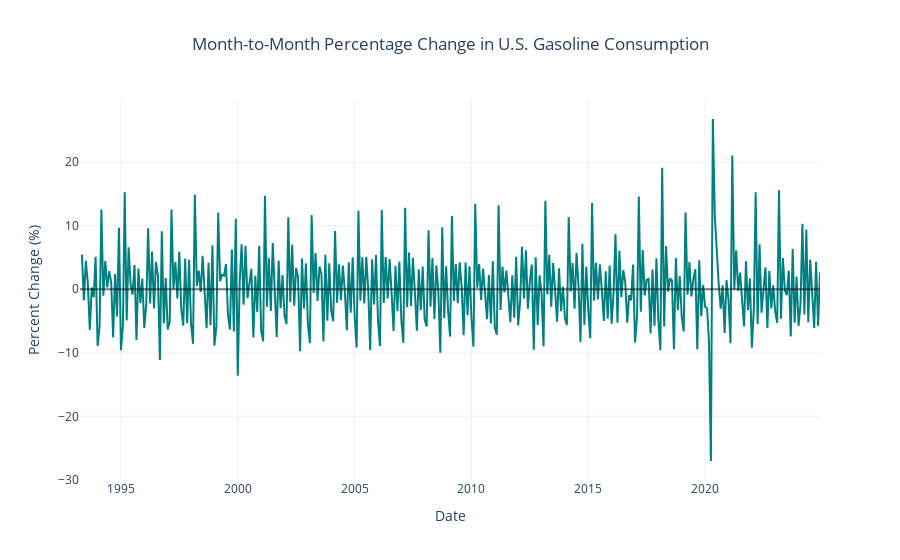

Here is the notebook cell this chart was saved with:
### Code cell
''' Create a line plot to visualize month-to-month percentage changes in gasoline consumption '''

# Create line plot
fig = px.line(
    consumption,
    x="Date",
    y="Monthly_Change_%",
    title="Month-to-Month Percentage Change in U.S. Gasoline Consumption",
    labels={"Monthly_Change_%": "Percent Change (%)"},
)

# Customize appearance
fig.update_traces(line=dict(color="teal", width=2))
fig.update_layout(
    template="plotly_white",
    title_x=0.5,
    hovermode="x unified",
)
# Add horizontal line at y=0
fig.add_hline(y=0, line_color="black", opacity=0.5)

fig.show()

### Figure 1 — Plotly figure (JSON) as saved in the notebook; plotly's stock layout.template omitted (floating-point values rounded to 4 significant figures; data arrays with more than 128 entries replaced by an {"elided": "..."} marker saying what was removed)
{"data": [{"hovertemplate": "Date=%{x}<br>Percent Change (%)=%{y}<extra></extra>", "legendgroup": "", "line": {"color": "teal", "dash": "solid", "width": 2}, "marker": {"symbol": "circle"}, "mode": "lines", "name": "", "orientation": "v", "showlegend": false, "type": "scatter", "x": {"elided": "381 str values"}, "xaxis": "x", "y": {"elided": "381 float values"}, "yaxis": "y"}], "layout": {"hovermode": "x unified", "legend": {"tracegroupgap": 0}, "shapes": [{"line": {"color": "black"}, "opacity": 0.5, "type": "line", "x0": 0, "x1": 1, "xref": "x domain", "y0": 0, "y1": 0, "yref": "y"}], "title": {"text": "Month-to-Month Percentage Change in U.S. Gasoline Consumption", "x": 0.5}, "xaxis": {"anchor": "y", "domain": [0, 1], "title": {"text": "Date"}}, "yaxis": {"anchor": "x", "domain": [0, 1], "title": {"text": "Percent Change (%)"}}}}
